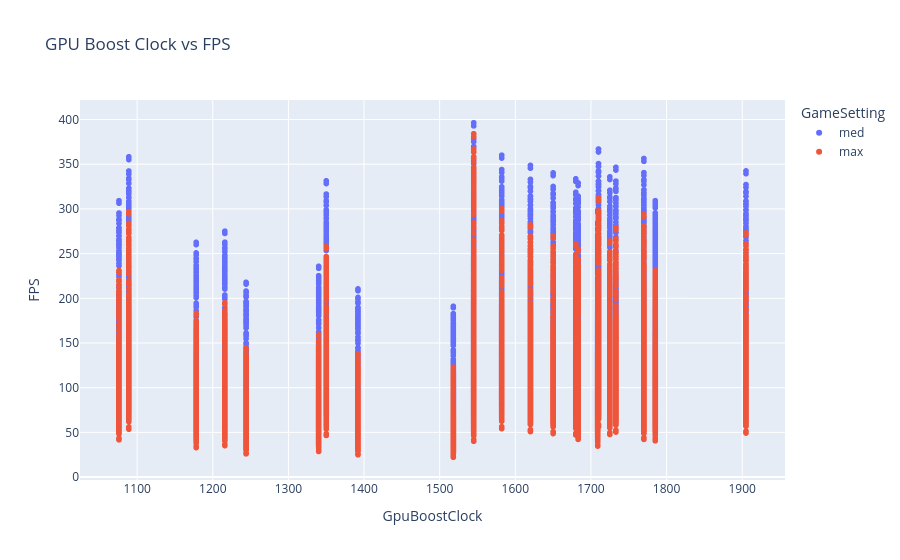

Source (notebook cell):
### Code cell
fig = px.scatter(df,x='GpuBoostClock',y='FPS',color='GameSetting',title='GPU Boost Clock vs FPS')
fig.show()

### Figure 1 — Plotly figure (JSON) as saved in the notebook; plotly's stock layout.template omitted (floating-point values rounded to 4 significant figures; data arrays with more than 128 entries replaced by an {"elided": "..."} marker saying what was removed)
{"data": [{"hovertemplate": "GameSetting=med<br>GpuBoostClock=%{x}<br>FPS=%{y}<extra></extra>", "legendgroup": "med", "marker": {"color": "#636efa", "symbol": "circle"}, "mode": "markers", "name": "med", "showlegend": true, "type": "scattergl", "x": {"elided": "12312 float values"}, "xaxis": "x", "y": {"elided": "12312 float values"}, "yaxis": "y"}, {"hovertemplate": "GameSetting=max<br>GpuBoostClock=%{x}<br>FPS=%{y}<extra></extra>", "legendgroup": "max", "marker": {"color": "#EF553B", "symbol": "circle"}, "mode": "markers", "name": "max", "showlegend": true, "type": "scattergl", "x": {"elided": "12312 float values"}, "xaxis": "x", "y": {"elided": "12312 float values"}, "yaxis": "y"}], "layout": {"legend": {"title": {"text": "GameSetting"}, "tracegroupgap": 0}, "title": {"text": "GPU Boost Clock vs FPS"}, "xaxis": {"anchor": "y", "domain": [0, 1], "title": {"text": "GpuBoostClock"}}, "yaxis": {"anchor": "x", "domain": [0, 1], "title": {"text": "FPS"}}}}
